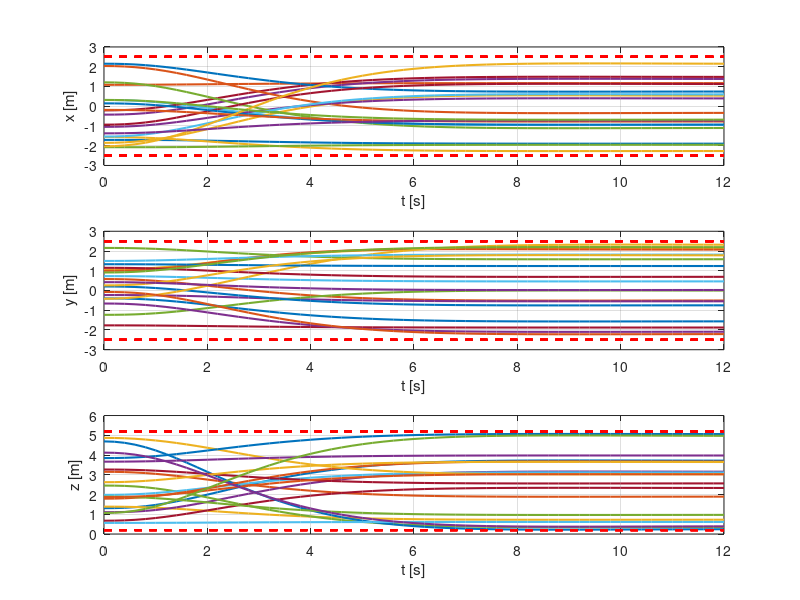
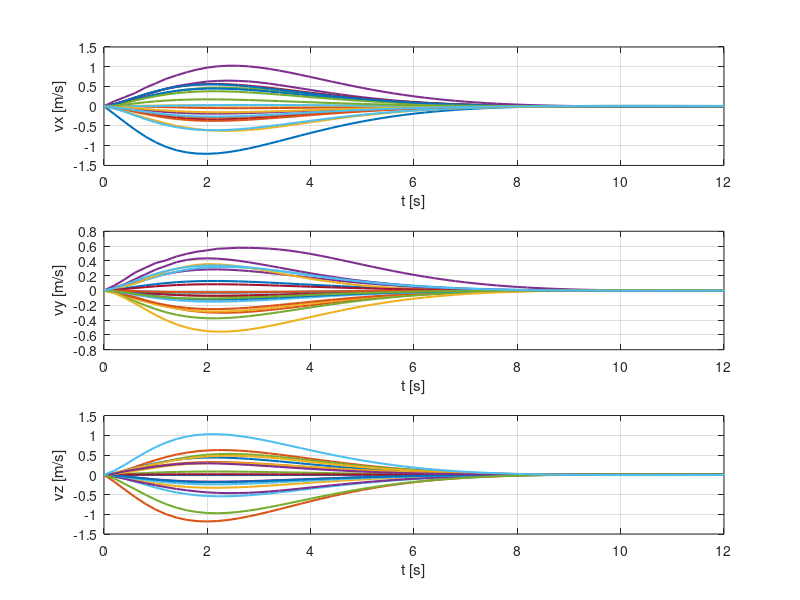
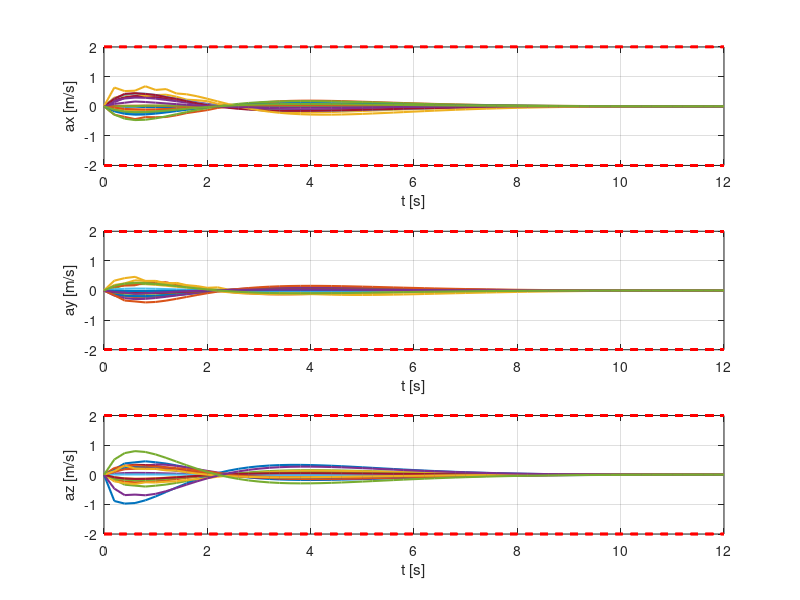
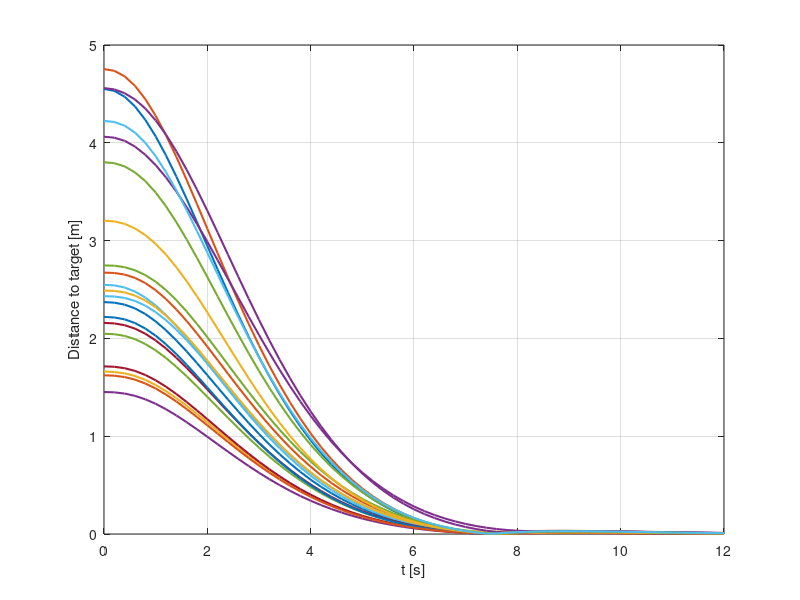

Source code (MATLAB) for these figures, in order: (Note: this script raises an error after producing the figures.)
clc
close all
clear
M = dlmread('trajectories.txt','');
N = M(1,1);
N_cmd = M(1,2);
K = size(M,2);
h_scaled = M(1,3);
pmin = M(1,4:6);
pmax = M(1,7:9);

po = M(2:4,1:N);
po = reshape(po,1,3,N);
pf = M(5:7,1:N_cmd);
pf = reshape(pf,1,3,N_cmd);
%%
start = 8;
final = start + 3*N_cmd-1;
all_pos = M(start:final,:);
pk = [];

for i=1:N_cmd
    pk(:,:,i) = all_pos(3*(i-1)+1:3*i,:);
end

start = final + 1;
final = start + 3*N_cmd -1;
all_vel = M(start:final,:);
vk = [];

for i=1:N_cmd
    vk(:,:,i) = all_vel(3*(i-1)+1:3*i,:);
end

start = final + 1;
final = start + 3*N_cmd -1 ;
all_acc = M(start:final,:);
ak = [];

for i=1:N_cmd
    ak(:,:,i) = all_acc(3*(i-1)+1:3*i,:);
end

%% Plot position, velocity and acceleration profiles
T = h_scaled*(size(pk,2)-1);
t = 0:h_scaled:T;
alim = 2.0;
for i = 1:N_cmd  
    figure(10)
    diff = pk(:,:,i) - repmat(pf(:,:,i),length(t),1)';
    dist = sqrt(sum(diff.^2,1));
    plot(t, dist, 'LineWidth',1.5);
    grid on;
    hold on;
    xlabel('t [s]')
    ylabel('Distance to target [m]');
    
    figure(1)
    subplot(3,1,1)
    plot(t,pk(1,:,i),'LineWidth',1.5);
    plot(t,pmin(1)*ones(length(t),1),'--r','LineWidth',1.5);
    plot(t,pmax(1)*ones(length(t),1),'--r','LineWidth',1.5);
    ylabel('x [m]')
    xlabel ('t [s]')
    grid on;
    hold on;

    subplot(3,1,2)
    plot(t,pk(2,:,i),'LineWidth',1.5);
    plot(t,pmin(2)*ones(length(t),1),'--r','LineWidth',1.5);
    plot(t,pmax(2)*ones(length(t),1),'--r','LineWidth',1.5);
    ylabel('y [m]')
    xlabel ('t [s]')
    grid on;
    hold on;

    subplot(3,1,3)
    plot(t,pk(3,:,i),'LineWidth',1.5);
    plot(t,pmin(3)*ones(length(t),1),'--r','LineWidth',1.5);
    plot(t,pmax(3)*ones(length(t),1),'--r','LineWidth',1.5);
    ylabel('z [m]')
    xlabel ('t [s]')
    grid on;
    hold on;

    figure(2)
    subplot(3,1,1)
    plot(t,vk(1,:,i),'LineWidth',1.5);
    ylabel('vx [m/s]')
    xlabel ('t [s]')
    grid on;
    hold on;

    subplot(3,1,2)
    plot(t,vk(2,:,i),'LineWidth',1.5);
    ylabel('vy [m/s]')
    xlabel ('t [s]')
    grid on;
    hold on;

    subplot(3,1,3)
    plot(t,vk(3,:,i),'LineWidth',1.5);
    ylabel('vz [m/s]')
    xlabel ('t [s]')
    grid on;
    hold on;

    figure(3)
    subplot(3,1,1)
    plot(t,ak(1,:,i),'LineWidth',1.5);
    plot(t,alim*ones(length(t),1),'--r','LineWidth',1.5);
    plot(t,-alim*ones(length(t),1),'--r','LineWidth',1.5);
    ylabel('ax [m/s]')
    xlabel ('t [s]')
    grid on;
    hold on;

    subplot(3,1,2)
    plot(t,ak(2,:,i),'LineWidth',1.5);
    plot(t,alim*ones(length(t),1),'--r','LineWidth',1.5);
    plot(t,-alim*ones(length(t),1),'--r','LineWidth',1.5);
    ylabel('ay [m/s]')
    xlabel ('t [s]')
    grid on;
    hold on;

    subplot(3,1,3)
    plot(t,ak(3,:,i),'LineWidth',1.5);
    plot(t,alim*ones(length(t),1),'--r','LineWidth',1.5);
    plot(t,-alim*ones(length(t),1),'--r','LineWidth',1.5);
    ylabel('az [m/s]')
    xlabel ('t [s]')
    grid on;
    hold on;
   
end

%% Animation of transition
figure(1)
colors = distinguishable_colors(N);

set(gcf, 'Position', get(0, 'Screensize'));
set(gcf,'currentchar',' ')
while get(gcf,'currentchar')==' '
    for k = 1:K
        for i = 1:N
            hold on;
            grid on;
            xlim([pmin(1),pmax(1)])
            ylim([pmin(2),pmax(2)])
            zlim([0,pmax(3)])
            if i <= N_cmd
                
                plot3(pk(1,k,i),pk(2,k,i),pk(3,k,i),'o',...
                    'LineWidth',2,'Color',colors(i,:));
                plot3(po(1,1,i), po(1,2,i), po(1,3,i),'^',...
                      'LineWidth',2,'Color',colors(i,:));
                plot3(pf(1,1,i), pf(1,2,i), pf(1,3,i),'x',...
                      'LineWidth',2,'Color',colors(i,:)); 
            else
                plot3(po(1,1,i), po(1,2,i), po(1,3,i),'^',...
                      'LineWidth',2,'Color',colors(i,:));
            end
                
        end
    drawnow
    end
    clf
    pause(0.1)
end


